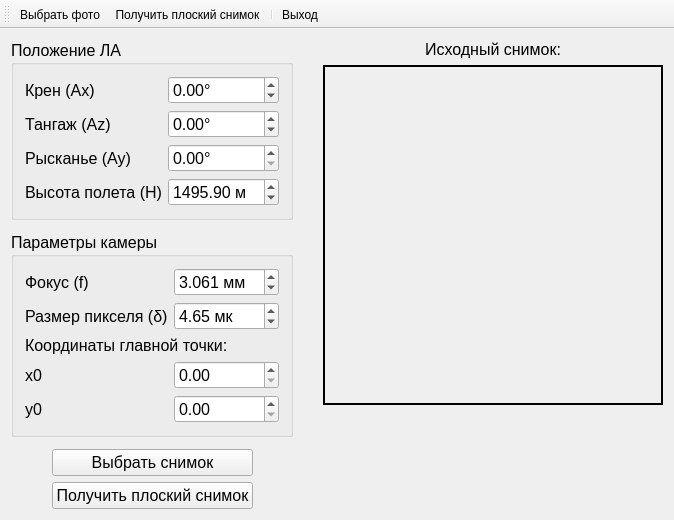
<?xml version="1.0" encoding="UTF-8"?>
<ui version="4.0">
 <class>MainWindow</class>
 <widget class="QMainWindow" name="MainWindow">
  <property name="geometry">
   <rect>
    <x>0</x>
    <y>0</y>
    <width>674</width>
    <height>507</height>
   </rect>
  </property>
  <property name="windowTitle">
   <string>Гомография аэрофотоснимка</string>
  </property>
  <widget class="QWidget" name="centralWidget">
   <layout class="QGridLayout" name="gridLayout_4">
    <item row="0" column="0">
     <widget class="QGroupBox" name="groupBox">
      <property name="font">
       <font>
        <pointsize>12</pointsize>
       </font>
      </property>
      <property name="title">
       <string>Положение ЛА</string>
      </property>
      <layout class="QGridLayout" name="gridLayout">
       <item row="0" column="0">
        <widget class="QLabel" name="label">
         <property name="text">
          <string>Крен (Ax)</string>
         </property>
        </widget>
       </item>
       <item row="0" column="1">
        <widget class="QDoubleSpinBox" name="Kren_doubleSpinBox">
         <property name="suffix">
          <string>°</string>
         </property>
         <property name="minimum">
          <double>-90.000000000000000</double>
         </property>
         <property name="maximum">
          <double>90.000000000000000</double>
         </property>
        </widget>
       </item>
       <item row="1" column="0">
        <widget class="QLabel" name="label_2">
         <property name="text">
          <string>Тангаж (Az)</string>
         </property>
        </widget>
       </item>
       <item row="1" column="1">
        <widget class="QDoubleSpinBox" name="Tangazh_doubleSpinBox">
         <property name="suffix">
          <string>°</string>
         </property>
         <property name="minimum">
          <double>-90.000000000000000</double>
         </property>
         <property name="maximum">
          <double>90.000000000000000</double>
         </property>
        </widget>
       </item>
       <item row="2" column="0">
        <widget class="QLabel" name="label_3">
         <property name="text">
          <string>Рысканье (Ay)</string>
         </property>
        </widget>
       </item>
       <item row="2" column="1">
        <widget class="QDoubleSpinBox" name="Kurs_doubleSpinBox">
         <property name="suffix">
          <string>°</string>
         </property>
         <property name="maximum">
          <double>360.000000000000000</double>
         </property>
         <property name="value">
          <double>0.000000000000000</double>
         </property>
        </widget>
       </item>
       <item row="3" column="0">
        <widget class="QLabel" name="label_4">
         <property name="text">
          <string>Высота полета (H)</string>
         </property>
        </widget>
       </item>
       <item row="3" column="1">
        <widget class="QDoubleSpinBox" name="H_doubleSpinBox">
         <property name="suffix">
          <string> м</string>
         </property>
         <property name="maximum">
          <double>15000.000000000000000</double>
         </property>
         <property name="value">
          <double>1495.900000000000091</double>
         </property>
        </widget>
       </item>
      </layout>
     </widget>
    </item>
    <item row="2" column="0">
     <widget class="QGroupBox" name="groupBox_2">
      <property name="font">
       <font>
        <pointsize>12</pointsize>
       </font>
      </property>
      <property name="title">
       <string>Параметры камеры</string>
      </property>
      <layout class="QGridLayout" name="gridLayout_2">
       <item row="5" column="0">
        <widget class="QLabel" name="label_9">
         <property name="text">
          <string>y0</string>
         </property>
        </widget>
       </item>
       <item row="5" column="1">
        <widget class="QDoubleSpinBox" name="Y0_doubleSpinBox">
         <property name="suffix">
          <string/>
         </property>
        </widget>
       </item>
       <item row="4" column="0">
        <widget class="QLabel" name="label_8">
         <property name="text">
          <string>x0</string>
         </property>
        </widget>
       </item>
       <item row="1" column="1">
        <widget class="QDoubleSpinBox" name="Pixel_doubleSpinBox">
         <property name="suffix">
          <string> мк</string>
         </property>
         <property name="value">
          <double>4.650000000000000</double>
         </property>
        </widget>
       </item>
       <item row="0" column="1">
        <widget class="QDoubleSpinBox" name="Fokus_doubleSpinBox">
         <property name="suffix">
          <string> мм</string>
         </property>
         <property name="decimals">
          <number>3</number>
         </property>
         <property name="value">
          <double>3.061000000000000</double>
         </property>
        </widget>
       </item>
       <item row="0" column="0">
        <widget class="QLabel" name="label_5">
         <property name="text">
          <string>Фокус (f)</string>
         </property>
        </widget>
       </item>
       <item row="1" column="0">
        <widget class="QLabel" name="label_6">
         <property name="text">
          <string>Размер пикселя (δ)</string>
         </property>
        </widget>
       </item>
       <item row="4" column="1">
        <widget class="QDoubleSpinBox" name="X0_doubleSpinBox">
         <property name="suffix">
          <string/>
         </property>
        </widget>
       </item>
       <item row="3" column="0" colspan="2">
        <widget class="QLabel" name="label_7">
         <property name="text">
          <string>Координаты главной точки:</string>
         </property>
        </widget>
       </item>
      </layout>
     </widget>
    </item>
    <item row="1" column="0">
     <spacer name="verticalSpacer_2">
      <property name="orientation">
       <enum>Qt::Vertical</enum>
      </property>
      <property name="sizeHint" stdset="0">
       <size>
        <width>20</width>
        <height>40</height>
       </size>
      </property>
     </spacer>
    </item>
    <item row="3" column="0">
     <spacer name="verticalSpacer">
      <property name="orientation">
       <enum>Qt::Vertical</enum>
      </property>
      <property name="sizeHint" stdset="0">
       <size>
        <width>20</width>
        <height>40</height>
       </size>
      </property>
     </spacer>
    </item>
    <item row="4" column="0">
     <layout class="QGridLayout" name="gridLayout_3">
      <item row="0" column="1">
       <widget class="QPushButton" name="Open_pushButton">
        <property name="font">
         <font>
          <pointsize>12</pointsize>
         </font>
        </property>
        <property name="text">
         <string>Выбрать снимок</string>
        </property>
       </widget>
      </item>
      <item row="1" column="1">
       <widget class="QPushButton" name="Result_pushButton">
        <property name="enabled">
         <bool>true</bool>
        </property>
        <property name="font">
         <font>
          <pointsize>12</pointsize>
         </font>
        </property>
        <property name="text">
         <string>Получить плоский снимок</string>
        </property>
       </widget>
      </item>
      <item row="0" column="2" rowspan="2">
       <spacer name="horizontalSpacer_2">
        <property name="orientation">
         <enum>Qt::Horizontal</enum>
        </property>
        <property name="sizeHint" stdset="0">
         <size>
          <width>40</width>
          <height>20</height>
         </size>
        </property>
       </spacer>
      </item>
      <item row="0" column="0" rowspan="2">
       <spacer name="horizontalSpacer">
        <property name="orientation">
         <enum>Qt::Horizontal</enum>
        </property>
        <property name="sizeHint" stdset="0">
         <size>
          <width>40</width>
          <height>20</height>
         </size>
        </property>
       </spacer>
      </item>
     </layout>
    </item>
    <item row="0" column="1">
     <spacer name="horizontalSpacer_3">
      <property name="orientation">
       <enum>Qt::Horizontal</enum>
      </property>
      <property name="sizeHint" stdset="0">
       <size>
        <width>40</width>
        <height>20</height>
       </size>
      </property>
     </spacer>
    </item>
    <item row="0" column="2" rowspan="5">
     <layout class="QVBoxLayout" name="verticalLayout_2">
      <item>
       <widget class="QLabel" name="label_10">
        <property name="font">
         <font>
          <pointsize>12</pointsize>
         </font>
        </property>
        <property name="text">
         <string>Исходный снимок:</string>
        </property>
        <property name="alignment">
         <set>Qt::AlignCenter</set>
        </property>
       </widget>
      </item>
      <item>
       <widget class="QLabel" name="photo_before_rotate">
        <property name="minimumSize">
         <size>
          <width>340</width>
          <height>340</height>
         </size>
        </property>
        <property name="maximumSize">
         <size>
          <width>340</width>
          <height>340</height>
         </size>
        </property>
        <property name="frameShape">
         <enum>QFrame::WinPanel</enum>
        </property>
        <property name="text">
         <string/>
        </property>
       </widget>
      </item>
      <item>
       <spacer name="verticalSpacer_3">
        <property name="orientation">
         <enum>Qt::Vertical</enum>
        </property>
        <property name="sizeHint" stdset="0">
         <size>
          <width>20</width>
          <height>40</height>
         </size>
        </property>
       </spacer>
      </item>
     </layout>
    </item>
   </layout>
   <zorder>groupBox</zorder>
   <zorder>groupBox_2</zorder>
   <zorder>verticalSpacer</zorder>
   <zorder>verticalSpacer_2</zorder>
   <zorder>horizontalSpacer_3</zorder>
  </widget>
  <widget class="QToolBar" name="toolBar">
   <property name="windowTitle">
    <string>toolBar</string>
   </property>
   <attribute name="toolBarArea">
    <enum>TopToolBarArea</enum>
   </attribute>
   <attribute name="toolBarBreak">
    <bool>false</bool>
   </attribute>
   <addaction name="open_action"/>
   <addaction name="run_action"/>
   <addaction name="separator"/>
   <addaction name="close_action"/>
  </widget>
  <action name="open_action">
   <property name="icon">
    <iconset resource="myres.qrc">
     <normaloff>:/Images/1485226065_BT_folder_file_open.png</normaloff>:/Images/1485226065_BT_folder_file_open.png</iconset>
   </property>
   <property name="text">
    <string>Выбрать фото</string>
   </property>
   <property name="shortcut">
    <string>Ctrl+O</string>
   </property>
  </action>
  <action name="run_action">
   <property name="icon">
    <iconset resource="myres.qrc">
     <normaloff>:/Images/1485226390_run.png</normaloff>:/Images/1485226390_run.png</iconset>
   </property>
   <property name="text">
    <string>Получить плоский снимок</string>
   </property>
   <property name="shortcut">
    <string>Ctrl+R</string>
   </property>
  </action>
  <action name="close_action">
   <property name="icon">
    <iconset resource="myres.qrc">
     <normaloff>:/Images/1485226114_Cancel.png</normaloff>:/Images/1485226114_Cancel.png</iconset>
   </property>
   <property name="text">
    <string>Выход</string>
   </property>
  </action>
 </widget>
 <layoutdefault spacing="6" margin="11"/>
 <resources>
  <include location="myres.qrc"/>
 </resources>
 <connections/>
</ui>
